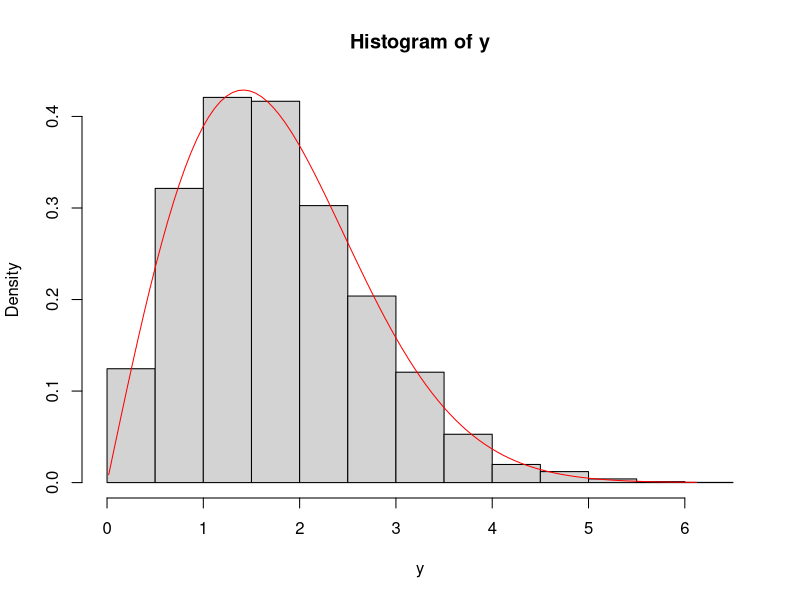

This figure's R source:
sigma = sqrt(2)
n = 10000

true_dens = function(x, sigma) {
  (x/sigma^2)*exp(-(x^2)/(2*sigma^2))
}

sim_samples = function(n, sigma) {
  u = runif(n)
  x = sqrt(-2*(sigma^2)*log(1-u))
  return(x)
}

y = sim_samples(n, sigma)
hist(y, prob = T)
curve(true_dens(x, sigma), from = min(y), to = max(y), col = "red", add = TRUE)